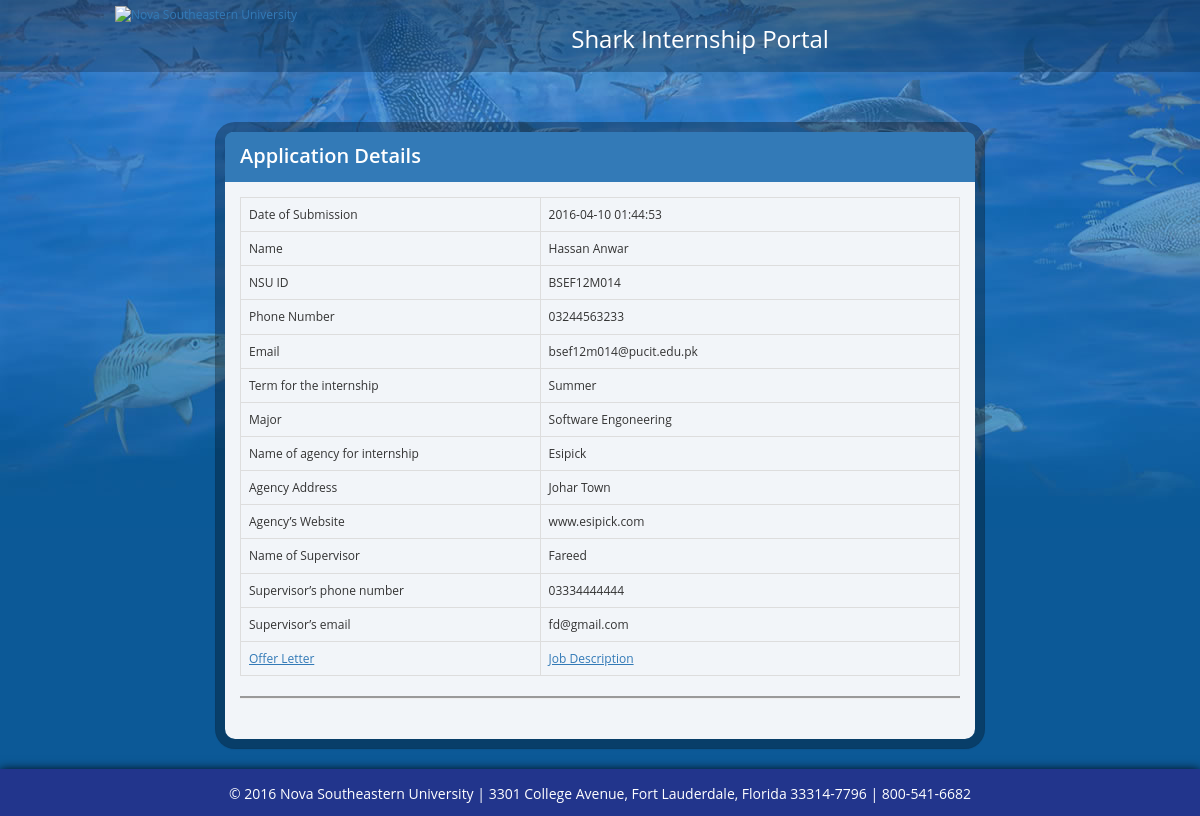
Screenshot of /IMP/scripts/review_app.php?id=1 (signed in) with the database file from the repository.
### tables this page shows
CREATE TABLE IF NOT EXISTS `userlogin` (
  `id` int(11) NOT NULL AUTO_INCREMENT,
  `username` varchar(50) NOT NULL,
  `password` varchar(50) NOT NULL,
  `last_login_time` datetime NOT NULL,
  `last_logout_time` datetime NOT NULL,
  `login_status` tinyint(1) NOT NULL,
  `email` varchar(100) DEFAULT NULL,
  `changecode` int(11) DEFAULT NULL,
  `registerdate` timestamp NULL DEFAULT CURRENT_TIMESTAMP,
  `job_extension` varchar(11) DEFAULT NULL,
  `offer_extension` varchar(11) DEFAULT NULL,
  PRIMARY KEY (`id`,`username`)
);

CREATE TABLE IF NOT EXISTS `student_info` (
  `id` int(11) NOT NULL AUTO_INCREMENT,
  `name` varchar(100) NOT NULL,
  `nsuid` varchar(100) NOT NULL,
  `phoneno` varchar(100) NOT NULL,
  `term` varchar(100) NOT NULL,
  `major` varchar(100) NOT NULL,
  `agency` varchar(100) NOT NULL,
  `agency_address` varchar(100) NOT NULL,
  `agency_website` varchar(100) NOT NULL,
  `supervisor_name` varchar(100) NOT NULL,
  `supervisor_phoneno` varchar(100) NOT NULL,
  `supervisor_email` varchar(100) NOT NULL,
  `studentid` int(11) DEFAULT NULL,
  PRIMARY KEY (`id`),
  KEY `studentid` (`studentid`)
);

### IMP/functions/dbhandler.php (called while the page is built, shortened)
<?php
	$db = mysqli_connect('mysql.softenica.com','asad','asad@1365');
	function getStudent($id){
		global $db;
		$query = "select * from userlogin where id = '$id' ";
		$result = mysqli_query($db,$query);
		$value = mysqli_fetch_array($result);
		return $value;
	}
	function getStudentInfo($id){
		global $db;
		$query = "select * from student_info where studentid = '$id' ";
		$result = mysqli_query($db,$query);
		$value = mysqli_fetch_array($result);
		return $value;
	}
?>

### IMP/scripts/review_app.php (the view, shortened to what this page needs)
<?php
if(isset($_SESSION['username']) && isset($_SESSION['login_status']) && isset($_SESSION['user_status']) && $_SESSION['user_status'] == "admin") {?>
<!DOCTYPE html>
<html lang="en-US">
<head>
    <link rel="stylesheet" type="text/css" href="../styles/bootstrap.css" />
    <link href="../fonts/css/font-awesome.min.css" rel="stylesheet">
    <link href="../styles/fileinput.min.css" media="all" rel="stylesheet" type="text/css" />
    <link rel="stylesheet" type="text/css" href="../styles/review_app.css" />
</head>
<body>
    <header id="header" class="container">
        <div class="row">
            <div class="col-md-3 col-md-offset-1 col-sm-4 col-sm-offset-0" id="logo"><a href="http://www.nova.edu/" target="_blank"><img src="../images/logo.png" width="239" height="61" border="0" alt="Nova Southeastern University"></a></div>
            <div class="col-md-4 col-md-offset-1 col-sm-5 col-sm-offset-0" >
                <h3 class="nsu-title">Shark Internship Portal</h3>
            </div>
        </div>
    </header>
    <div class="col-lg-8 col-md-8 col-sm-10 col-sm-offset-1 col-xs-12 col-md-offset-2 col-lg-offset-2">
        <div class="panel panel-primary">
            <div class="panel-heading">
                Application Details
            </div>
            <div class="panel-body">
                <table class="table table-hover table-bordered">
                    <tbody>
                     <?php
                            $dbstatus = include "../functions/dbhandler.php";
                            $result=getStudent($_GET['id']);
                            if ( $result ) {
                    ?>
                        <tr>
                           <td>Date of Submission</td>
                           <td><?= $result['registerdate'] ?></td>
                        </tr>
                        <?php $info=getStudentInfo($_GET['id']); ?>
                        <tr>
                            <td>Name</td>
                            <td><?= $info['name'] ?></td>
                        </tr>
                        <tr>
                            <td>NSU ID</td>
                            <td><?= $info['nsuid'] ?></td>
                        </tr>
                        <tr>
                            <td>Phone Number</td>
                            <td><?= $info['phoneno'] ?></td>
                        </tr>
                        <tr>
                            <td>Email</td>
                            <td><?= $result['email'] ?></td>
                        </tr>
                        <tr>
                            <td>Term for the internship</td>
                            <td><?= $info['term'] ?></td>
                        </tr>
                        <tr>
                            <td> Major</td>
                            <td><?= $info['major'] ?></td>
                        </tr>
                        <tr>
                            <td>Name of agency for internship</td>
                            <td><?= $info['agency'] ?></td>
                        </tr>
                        <tr>
                            <td>Agency Address</td>
                            <td><?= $info['agency_address'] ?></td>
                        </tr>
                        <tr>
                            <td>Agency’s Website</td>
                            <td><?= $info['agency_website'] ?></td>
                        </tr>
                        <tr>
                            <td>Name of Supervisor</td>
                            <td><?= $info['supervisor_name'] ?></td>
                        </tr>
                        <tr>
                            <td>Supervisor’s phone number</td>
                            <td><?= $info['supervisor_phoneno'] ?></td>
                        </tr>
                        <tr>
                            <td>Supervisor’s email</td>
                            <td><?= $info['supervisor_email'] ?></td>
                        </tr>
                        <tr>
                            <td class="col-lg-5 col-md-5 col-sm-5 col-xs-5" ><a target="_blank"  href="http://www.softenica.com/Nicky/IMP-3.2/offerLetter/<?= $result['offer_extension'] ?>" style="text-decoration:underline">Offer Letter</a></td>
                            <td class="col-lg-7 col-md-7 col-sm-7 col-xs-7"><a target="_blank"  href="http://www.softenica.com/Nicky/IMP-3.2/jobDescription/<?= $result['job_extension'] ?>" style="text-decoration:underline">Job Description</a></td>
                        </tr>
                        <?php } ?>
                   </tbody>
                </table>
                <div style="border-bottom: groove; margin-bottom:25px;"></div>
            </div>
        </div>
    </div>
    <div id="footer">
        <p>&copy; 2016 Nova Southeastern University <span>|</span> 3301 College Avenue, Fort Lauderdale, Florida 33314-7796 <span>|</span> 800-541-6682</p>
    </div>
</body>
</html>
<?php } else{
    header("Location: ../index.php");
    die();
} ?>

### IMP/styles/review_app.css (style rules this page uses)
#header { background: transparent url(../images/header_bg.png) repeat-x; padding-bottom:10px; width:100%; margin-bottom:50px; }
.nsu-title { padding-top:6px; color:white; text-align:center; }
#logo img { margin-top:6px; }
.panel-heading { border-top-right-radius:8px; border-top-left-radius:8px; font-size: 20px; font-weight:600; }
.panel { background-color:#F2F5F9; border: 10px solid rgb(100, 100, 100); border: 10px solid rgba(0, 0, 0, 0.3); -moz-background-clip: padding; -webkit-background-clip:padding-box; background-clip: padding-box; border-radius:20px; }
#footer { clear:both; padding-top: 15px; padding-bottom:2px; background:#22358c; margin-bottom: 0px; -moz-box-shadow: 0 1px 3px #000000; -webkit-box-shadow: 0 1px 10px #000000; box-shadow: 0 1px 10px #000000; text-align:center; color:#fff; font-size:14px; }

### rows the page displays
userlogin: registerdate "2016-04-10 01:44:53", email "bsef12m014@pucit.edu.pk"
student_info: name "Hassan Anwar", nsuid "BSEF12M014", phoneno "03244563233", term "Summer", major "Software Engoneering", agency "Esipick", agency_address "Johar Town", agency_website "www.esipick.com", supervisor_name "Fareed", supervisor_phoneno "03334444444", supervisor_email "fd@gmail.com"
